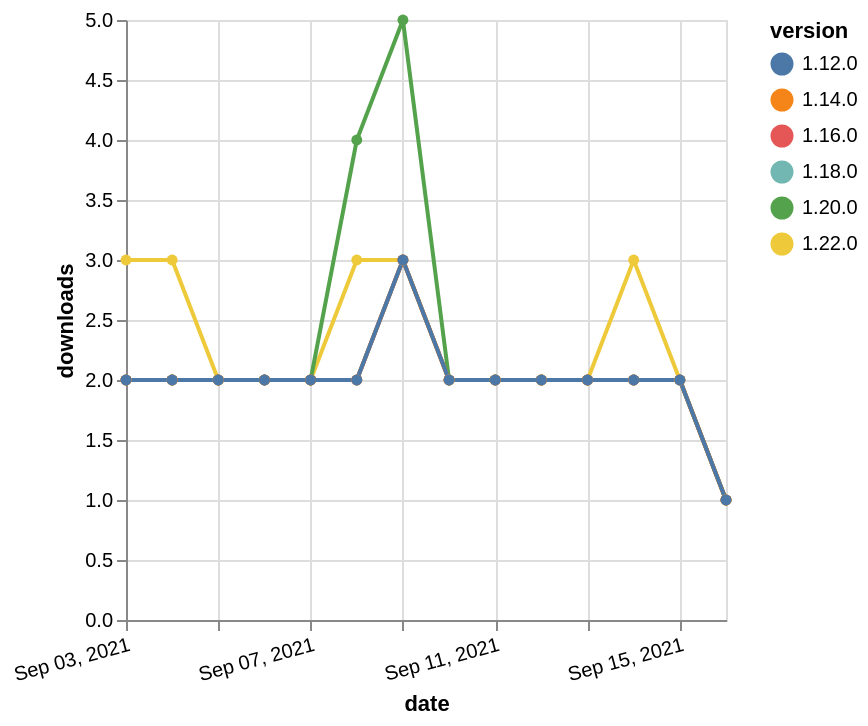

This figure's Vega-Lite source:
### Vega-Lite specification from a JSON file in a GitHub repository (floating-point values rounded to 4 significant figures)
{"$schema": "https://vega.github.io/schema/vega-lite/v5.json", "description": "A simple bar chart with embedded data.", "data": {"values": [{"date": "2021-09-03", "total": 944, "delta": 2, "version": "1.18.0"}, {"date": "2021-09-04", "total": 946, "delta": 2, "version": "1.18.0"}, {"date": "2021-09-05", "total": 948, "delta": 2, "version": "1.18.0"}, {"date": "2021-09-06", "total": 950, "delta": 2, "version": "1.18.0"}, {"date": "2021-09-07", "total": 952, "delta": 2, "version": "1.18.0"}, {"date": "2021-09-08", "total": 954, "delta": 2, "version": "1.18.0"}, {"date": "2021-09-09", "total": 957, "delta": 3, "version": "1.18.0"}, {"date": "2021-09-10", "total": 959, "delta": 2, "version": "1.18.0"}, {"date": "2021-09-11", "total": 961, "delta": 2, "version": "1.18.0"}, {"date": "2021-09-12", "total": 963, "delta": 2, "version": "1.18.0"}, {"date": "2021-09-13", "total": 965, "delta": 2, "version": "1.18.0"}, {"date": "2021-09-14", "total": 967, "delta": 2, "version": "1.18.0"}, {"date": "2021-09-15", "total": 969, "delta": 2, "version": "1.18.0"}, {"date": "2021-09-16", "total": 970, "delta": 1, "version": "1.18.0"}, {"date": "2021-09-03", "total": 222, "delta": 3, "version": "1.22.0"}, {"date": "2021-09-04", "total": 225, "delta": 3, "version": "1.22.0"}, {"date": "2021-09-05", "total": 227, "delta": 2, "version": "1.22.0"}, {"date": "2021-09-06", "total": 229, "delta": 2, "version": "1.22.0"}, {"date": "2021-09-07", "total": 231, "delta": 2, "version": "1.22.0"}, {"date": "2021-09-08", "total": 234, "delta": 3, "version": "1.22.0"}, {"date": "2021-09-09", "total": 237, "delta": 3, "version": "1.22.0"}, {"date": "2021-09-10", "total": 239, "delta": 2, "version": "1.22.0"}, {"date": "2021-09-11", "total": 241, "delta": 2, "version": "1.22.0"}, {"date": "2021-09-12", "total": 243, "delta": 2, "version": "1.22.0"}, {"date": "2021-09-13", "total": 245, "delta": 2, "version": "1.22.0"}, {"date": "2021-09-14", "total": 248, "delta": 3, "version": "1.22.0"}, {"date": "2021-09-15", "total": 250, "delta": 2, "version": "1.22.0"}, {"date": "2021-09-16", "total": 251, "delta": 1, "version": "1.22.0"}, {"date": "2021-09-03", "total": 729, "delta": 2, "version": "1.20.0"}, {"date": "2021-09-04", "total": 731, "delta": 2, "version": "1.20.0"}, {"date": "2021-09-05", "total": 733, "delta": 2, "version": "1.20.0"}, {"date": "2021-09-06", "total": 735, "delta": 2, "version": "1.20.0"}, {"date": "2021-09-07", "total": 737, "delta": 2, "version": "1.20.0"}, {"date": "2021-09-08", "total": 741, "delta": 4, "version": "1.20.0"}, {"date": "2021-09-09", "total": 746, "delta": 5, "version": "1.20.0"}, {"date": "2021-09-10", "total": 748, "delta": 2, "version": "1.20.0"}, {"date": "2021-09-11", "total": 750, "delta": 2, "version": "1.20.0"}, {"date": "2021-09-12", "total": 752, "delta": 2, "version": "1.20.0"}, {"date": "2021-09-13", "total": 754, "delta": 2, "version": "1.20.0"}, {"date": "2021-09-14", "total": 756, "delta": 2, "version": "1.20.0"}, {"date": "2021-09-15", "total": 758, "delta": 2, "version": "1.20.0"}, {"date": "2021-09-16", "total": 759, "delta": 1, "version": "1.20.0"}, {"date": "2021-09-03", "total": 1389, "delta": 2, "version": "1.16.0"}, {"date": "2021-09-04", "total": 1391, "delta": 2, "version": "1.16.0"}, {"date": "2021-09-05", "total": 1393, "delta": 2, "version": "1.16.0"}, {"date": "2021-09-06", "total": 1395, "delta": 2, "version": "1.16.0"}, {"date": "2021-09-07", "total": 1397, "delta": 2, "version": "1.16.0"}, {"date": "2021-09-08", "total": 1399, "delta": 2, "version": "1.16.0"}, {"date": "2021-09-09", "total": 1402, "delta": 3, "version": "1.16.0"}, {"date": "2021-09-10", "total": 1404, "delta": 2, "version": "1.16.0"}, {"date": "2021-09-11", "total": 1406, "delta": 2, "version": "1.16.0"}, {"date": "2021-09-12", "total": 1408, "delta": 2, "version": "1.16.0"}, {"date": "2021-09-13", "total": 1410, "delta": 2, "version": "1.16.0"}, {"date": "2021-09-14", "total": 1412, "delta": 2, "version": "1.16.0"}, {"date": "2021-09-15", "total": 1414, "delta": 2, "version": "1.16.0"}, {"date": "2021-09-16", "total": 1415, "delta": 1, "version": "1.16.0"}, {"date": "2021-09-03", "total": 1572, "delta": 2, "version": "1.14.0"}, {"date": "2021-09-04", "total": 1574, "delta": 2, "version": "1.14.0"}, {"date": "2021-09-05", "total": 1576, "delta": 2, "version": "1.14.0"}, {"date": "2021-09-06", "total": 1578, "delta": 2, "version": "1.14.0"}, {"date": "2021-09-07", "total": 1580, "delta": 2, "version": "1.14.0"}, {"date": "2021-09-08", "total": 1582, "delta": 2, "version": "1.14.0"}, {"date": "2021-09-09", "total": 1585, "delta": 3, "version": "1.14.0"}, {"date": "2021-09-10", "total": 1587, "delta": 2, "version": "1.14.0"}, {"date": "2021-09-11", "total": 1589, "delta": 2, "version": "1.14.0"}, {"date": "2021-09-12", "total": 1591, "delta": 2, "version": "1.14.0"}, {"date": "2021-09-13", "total": 1593, "delta": 2, "version": "1.14.0"}, {"date": "2021-09-14", "total": 1595, "delta": 2, "version": "1.14.0"}, {"date": "2021-09-15", "total": 1597, "delta": 2, "version": "1.14.0"}, {"date": "2021-09-16", "total": 1598, "delta": 1, "version": "1.14.0"}, {"date": "2021-09-03", "total": 1930, "delta": 2, "version": "1.12.0"}, {"date": "2021-09-04", "total": 1932, "delta": 2, "version": "1.12.0"}, {"date": "2021-09-05", "total": 1934, "delta": 2, "version": "1.12.0"}, {"date": "2021-09-06", "total": 1936, "delta": 2, "version": "1.12.0"}, {"date": "2021-09-07", "total": 1938, "delta": 2, "version": "1.12.0"}, {"date": "2021-09-08", "total": 1940, "delta": 2, "version": "1.12.0"}, {"date": "2021-09-09", "total": 1943, "delta": 3, "version": "1.12.0"}, {"date": "2021-09-10", "total": 1945, "delta": 2, "version": "1.12.0"}, {"date": "2021-09-11", "total": 1947, "delta": 2, "version": "1.12.0"}, {"date": "2021-09-12", "total": 1949, "delta": 2, "version": "1.12.0"}, {"date": "2021-09-13", "total": 1951, "delta": 2, "version": "1.12.0"}, {"date": "2021-09-14", "total": 1953, "delta": 2, "version": "1.12.0"}, {"date": "2021-09-15", "total": 1955, "delta": 2, "version": "1.12.0"}, {"date": "2021-09-16", "total": 1956, "delta": 1, "version": "1.12.0"}]}, "width": "container", "mark": {"type": "line", "point": {"filled": true}}, "encoding": {"x": {"field": "date", "type": "temporal", "timeUnit": "yearmonthdate", "title": "date", "axis": {"labelAngle": -15}}, "y": {"field": "delta", "type": "quantitative", "title": "downloads"}, "color": {"field": "version", "type": "nominal"}, "tooltip": {"field": "delta"}}}
